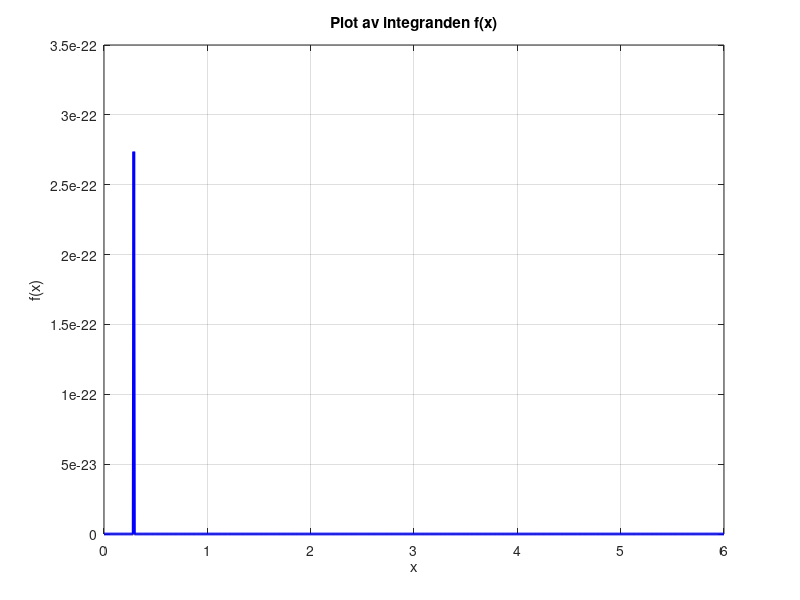

MATLAB code to generate this figure:
% Uppgift 7a: Beräkning av integralen med quad och integral
clear; clc;

fprintf('\n\n Uppgift 7a - Numerisk integration med quad och integral: \n\n');

% Definiera integranden f(x)
f = @(x) 153 * exp(-((11*x - pi) / 0.004).^2);

% Integrationsgränser
a = 0;
b = 6;


% plot - ser en tydlilg topp mellan 0 och 1
x = linspace(a, b, 1000);
y = f(x);

figure;
plot(x, y, 'b-', 'LineWidth', 2);
xlabel('x');
ylabel('f(x)');
title('Plot av integranden f(x)');
grid on;

% studera toppen, printa xvärdet för maxvärdet
[max_y, max_index] = max(y);
max_x = x(max_index);
fprintf('Maxvärdet av f(x) är %.2e och uppnås vid x = %.5f\n\n', max_y, max_x);





% Beräkna integralen med quad (äldre)
I_quad = quad(f, a, b, 1e-9);

% Beräkna integralen med integral (nyare)
I_integral = integral(f, a, b, 'RelTol', 1e-9, 'AbsTol', 1e-12);

% Beräkna skillnaden mellan metoderna
difference = abs(I_quad - I_integral);

% Skriv ut resultaten
fprintf('Resultat från quad():     %.15e\n', I_quad);
fprintf('Resultat från integral(): %.15e\n', I_integral);
fprintf('Skillnad mellan metoderna: %.15e\n', difference);
fprintf('Skillnad mellan metoderna är alltså väldigt liten');


% Kontrollera om skillnaden är acceptabel
if difference < 1e-8
    fprintf('Metoderna ger överensstämmande resultat med minst 8 korrekta siffror.\n');
else
    fprintf('Varning! Metoderna skiljer sig mer än tillåtet fel på 10^-8.\n');
end

% Spara resultaten i en textfil
fileID = fopen('question7a_results.txt', 'w');
fprintf(fileID, 'Resultat från quad():     %.15e\n', I_quad);
fprintf(fileID, 'Resultat från integral(): %.15e\n', I_integral);
fprintf(fileID, 'Skillnad mellan metoderna: %.15e\n', difference);
fprintf(fileID, 'Skillnad mellan metoderna är alltså väldigt liten');

fclose(fileID);

fprintf('\nResultatet har sparats i question7a_results.txt\n');



